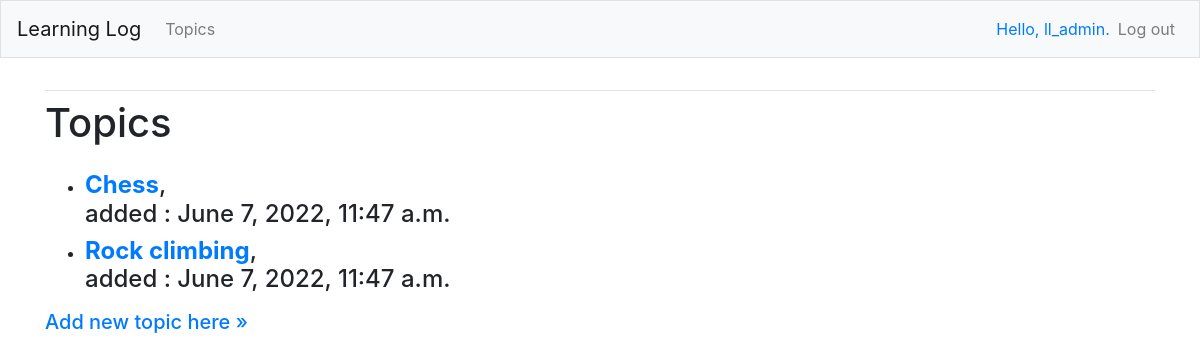
The page /topics/ (signed in) on the database as committed earlier.
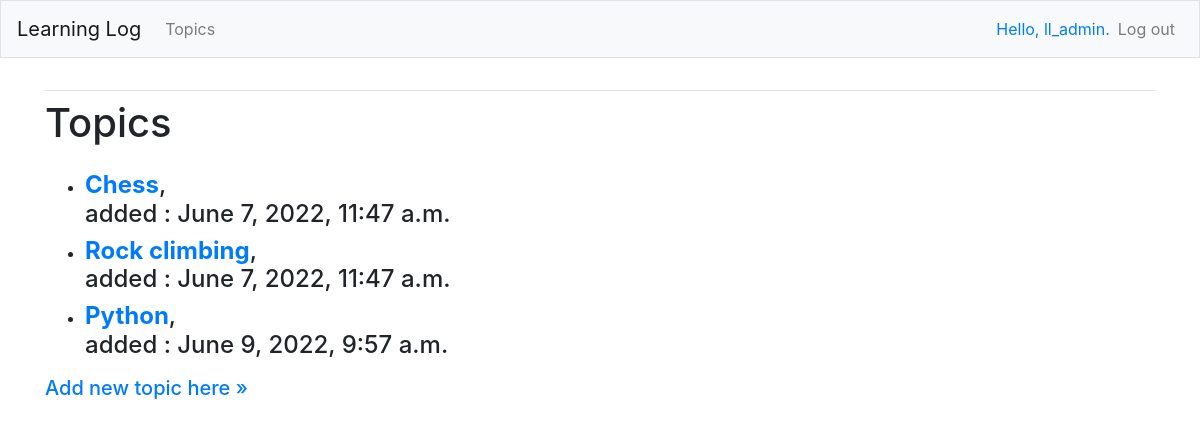
The same page on the database as committed later.
### learning_logs/models.py (models this page shows)
class Topics(models.Model):
    text = models.CharField(max_length=200)
    date_added = models.DateTimeField(auto_now_add=True)
    owner = models.ForeignKey(User, on_delete=models.CASCADE)
    def __str__(self):
        return self.text

### learning_logs/views.py (the view)
# urls.py: path("topics/", views.topics, name='topics'),
@login_required
def topics(request):
    topics = Topics.objects.filter(owner=request.user).order_by('date_added')
    context = {'topics': topics}
    return render(request, "learning_logs/topics.html", context)

### learning_logs/templates/learning_logs/topics.html (shortened to what this page needs)
{% extends "learning_logs/base.html" %}
{% block content %}
<h1 class='mb-4'>Topics</h1>
<ul>
{% for topic in topics %}
<li><h4>
<a href="{% url 'learning_logs:topic' topic.id %}">
<b>{{topic}}</b></a>,<br>
	added :
	{{topic.date_added}}
</h4></li>
{% empty %}
<li><h4>No topics have been added yet.</h4></li>
{% endfor %}
</ul>
<h5><a href="{% url 'learning_logs:new_topic' %}">Add new topic here &raquo;</a></h5>
{% endblock %}

### learning_logs/templates/learning_logs/base.html (shortened to what this page needs)
{% load bootstrap4 %}
<!DOCTYPE html>
<html lang="en">
    <head>
    {% bootstrap_css %}
    </head>
    <body>
        <nav class='navbar navbar-expand-md navbar-light bg-light mb-4 border'>
            <a href="{% url 'learning_logs:index' %}" class="navbar-brand">Learning Log</a>
            <div class="collapse navbar-collapse" id='navbarCollapse'>
                <ul class="navbar-nav mr-auto">
                    <li class="nav-item">
                        <a href="{% url 'learning_logs:topics' %}" class="nav-link">Topics</a>
                    </li>
                </ul>
                <ul class="navbar-nav ml-auto">
                    {% if user.is_authenticated %}
                    <li class="nav-item">
                        <span class="navbar-text text-primary">Hello, {{user.username}}.</span>
                    </li>
                    <li class="nav-item">
                        <a href="{% url 'users:logout' %}" class="nav-link">Log out</a>
                    </li>
                    {% endif %}
                </ul>
            </div>
        </nav>
        <main class="container" role="main">
            <div class="pb-2 mb-2 border-bottom">
            </div>
            <div>
                {% block content %}{% endblock content %}
            </div>
        </main>
    </body>
</html>

Rows that differ between the two databases and show on the page:
added Topics: text "Python", date_added "June 9, 2022, 9:57 a.m."
